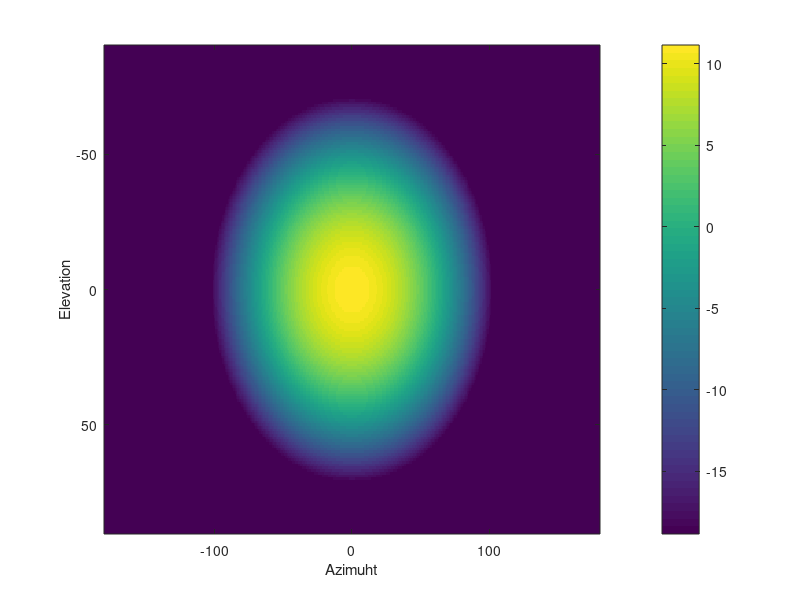

Write the MATLAB code that produced this figure. (Note: this script raises an error after producing the figure.)
% Azimuth and elevation half-power beamwidth
azHpbw = 65;
elHpbw = 45;

% Side-lobe and min gain
SLAv = 30;
Am = 30;

% Azimuth and elevation angles to test
el = (-90:1:90)';
az = (-180:1:180)';

% Elevation and azimuth pattern
AEV = -min(12*(el/elHpbw).^2, SLAv);
AEH = -min(12*(az/azHpbw).^2, Am);

% Create directivity matrix
D0 = -min(-(AEV + AEH'), Am);

% Plot un-normalized directivity
imagesc(az,el,D0);
colorbar();
xlabel('Azimuth');
ylabel('Elevation');

azRad = deg2rad(az);
elRad = deg2rad(el);
scale = 1/mean(cos(elRad));

D0avg = mean(db2pow(D0).*cos(elRad), "all")*scale;
Dscale = -pow2db(D0avg);

D = Dscale + D0;

fprintf(1, 'Maximum directivity = %7.2f dBi\n', Dscale);

% Plot normalized directivity
imagesc(az,el,D);
colorbar();
xlabel('Azimuht');
ylabel('Elevation');

ant = phased.CustomAntennaElement( ...
    "AzimuthAngles", az, 'ElevationAngles', el, ...
    "MagnitudePattern", D);

fc = 28e9;
ant.pattern(fc);

% Antenna rotation angle
el0 = 45;
az0 = 80;

% Create rotation matrix
newax = rotz(az0)*roty(-el0);

% Rotate pattern
Drot = rotpat(D,az,el,newax);

% Create rotated element
antRot = phased.CustomAntennaElement( ...
    "AzimuthAngles", az, 'ElevationAngles', el, ...
    "MagnitudePattern", Drot);

% Plot pattern
antRot.pattern(fc);

% Plot rotated directivity in 2D
imagesc(az,el,Drot);
colorbar();
hold on;
plot(az0,el0, 'r+', 'MarkerSize',10);
hold off;
xlabel('Azimuth');
ylabel('Elevation');
